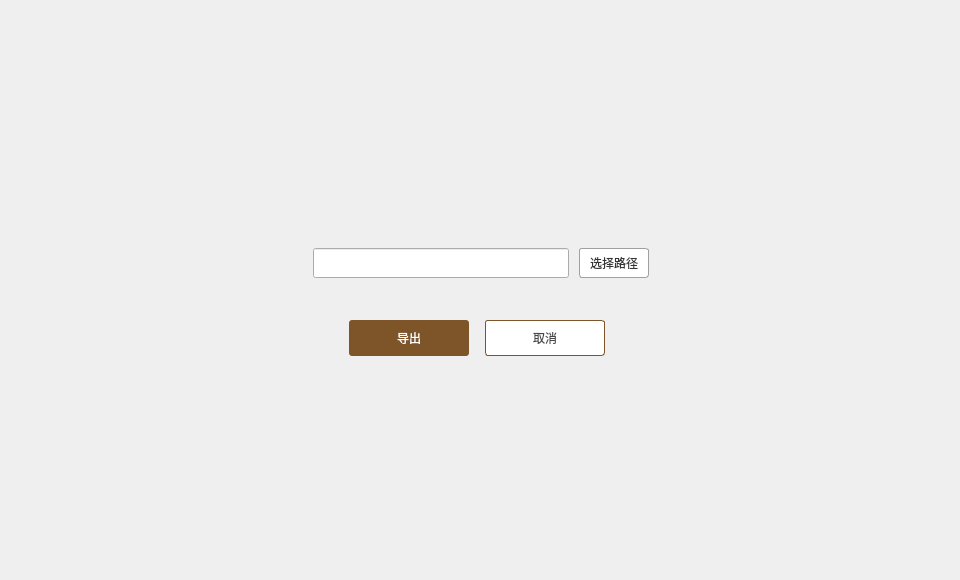
<?xml version="1.0" encoding="UTF-8"?>
<ui version="4.0">
 <class>ExportDialog</class>
 <widget class="QDialog" name="ExportDialog">
  <property name="geometry">
   <rect>
    <x>0</x>
    <y>0</y>
    <width>960</width>
    <height>580</height>
   </rect>
  </property>
  <property name="font">
   <font>
    <family>微软雅黑</family>
   </font>
  </property>
  <property name="windowTitle">
   <string>Dialog</string>
  </property>
  <widget class="QWidget" name="widget" native="true">
   <property name="geometry">
    <rect>
     <x>0</x>
     <y>0</y>
     <width>960</width>
     <height>580</height>
    </rect>
   </property>
   <widget class="QWidget" name="containerWidget" native="true">
    <property name="geometry">
     <rect>
      <x>209</x>
      <y>153</y>
      <width>542</width>
      <height>274</height>
     </rect>
    </property>
    <widget class="QToolButton" name="cancelBtn">
     <property name="geometry">
      <rect>
       <x>276</x>
       <y>167</y>
       <width>120</width>
       <height>36</height>
      </rect>
     </property>
     <property name="cursor">
      <cursorShape>PointingHandCursor</cursorShape>
     </property>
     <property name="styleSheet">
      <string notr="true">QToolButton{background-color:#ffffff;color:#484848;border:1px solid rgb(125,85,40);border-radius:3px;}
QToolButton:hover{color:rgb(125,85,40);}</string>
     </property>
     <property name="text">
      <string>取消</string>
     </property>
    </widget>
    <widget class="QLabel" name="nameLabel">
     <property name="geometry">
      <rect>
       <x>110</x>
       <y>61</y>
       <width>211</width>
       <height>20</height>
      </rect>
     </property>
     <property name="text">
      <string/>
     </property>
    </widget>
    <widget class="QPushButton" name="pathBtn">
     <property name="geometry">
      <rect>
       <x>370</x>
       <y>95</y>
       <width>70</width>
       <height>30</height>
      </rect>
     </property>
     <property name="font">
      <font>
       <family>微软雅黑</family>
      </font>
     </property>
     <property name="cursor">
      <cursorShape>PointingHandCursor</cursorShape>
     </property>
     <property name="styleSheet">
      <string notr="true">QPushButton{border:1px solid rgb(160,160,160);
border-radius:3px;
background-color: rgb(255, 255, 255);
color: rgb(53, 53, 53);
}
QPushButton::hover{color: rgb(153, 153, 153);}</string>
     </property>
     <property name="text">
      <string>选择路径</string>
     </property>
    </widget>
    <widget class="QToolButton" name="exportBtn">
     <property name="geometry">
      <rect>
       <x>140</x>
       <y>167</y>
       <width>120</width>
       <height>36</height>
      </rect>
     </property>
     <property name="cursor">
      <cursorShape>PointingHandCursor</cursorShape>
     </property>
     <property name="styleSheet">
      <string notr="true">QToolButton{background-color:rgb(125,85,40);color:#ffffff;border:none;border-radius:3px;}
QToolButton:hover{background-color:rgb(185,150,85);}
</string>
     </property>
     <property name="text">
      <string>导出</string>
     </property>
    </widget>
    <widget class="QLineEdit" name="pathLineEdit">
     <property name="geometry">
      <rect>
       <x>104</x>
       <y>95</y>
       <width>256</width>
       <height>30</height>
      </rect>
     </property>
     <property name="font">
      <font>
       <family>微软雅黑</family>
       <pointsize>10</pointsize>
      </font>
     </property>
     <property name="contextMenuPolicy">
      <enum>Qt::DefaultContextMenu</enum>
     </property>
     <property name="styleSheet">
      <string notr="true">border-color: rgb(0, 0, 0);</string>
     </property>
     <property name="text">
      <string/>
     </property>
     <property name="readOnly">
      <bool>false</bool>
     </property>
    </widget>
   </widget>
  </widget>
 </widget>
 <resources/>
 <connections/>
</ui>
